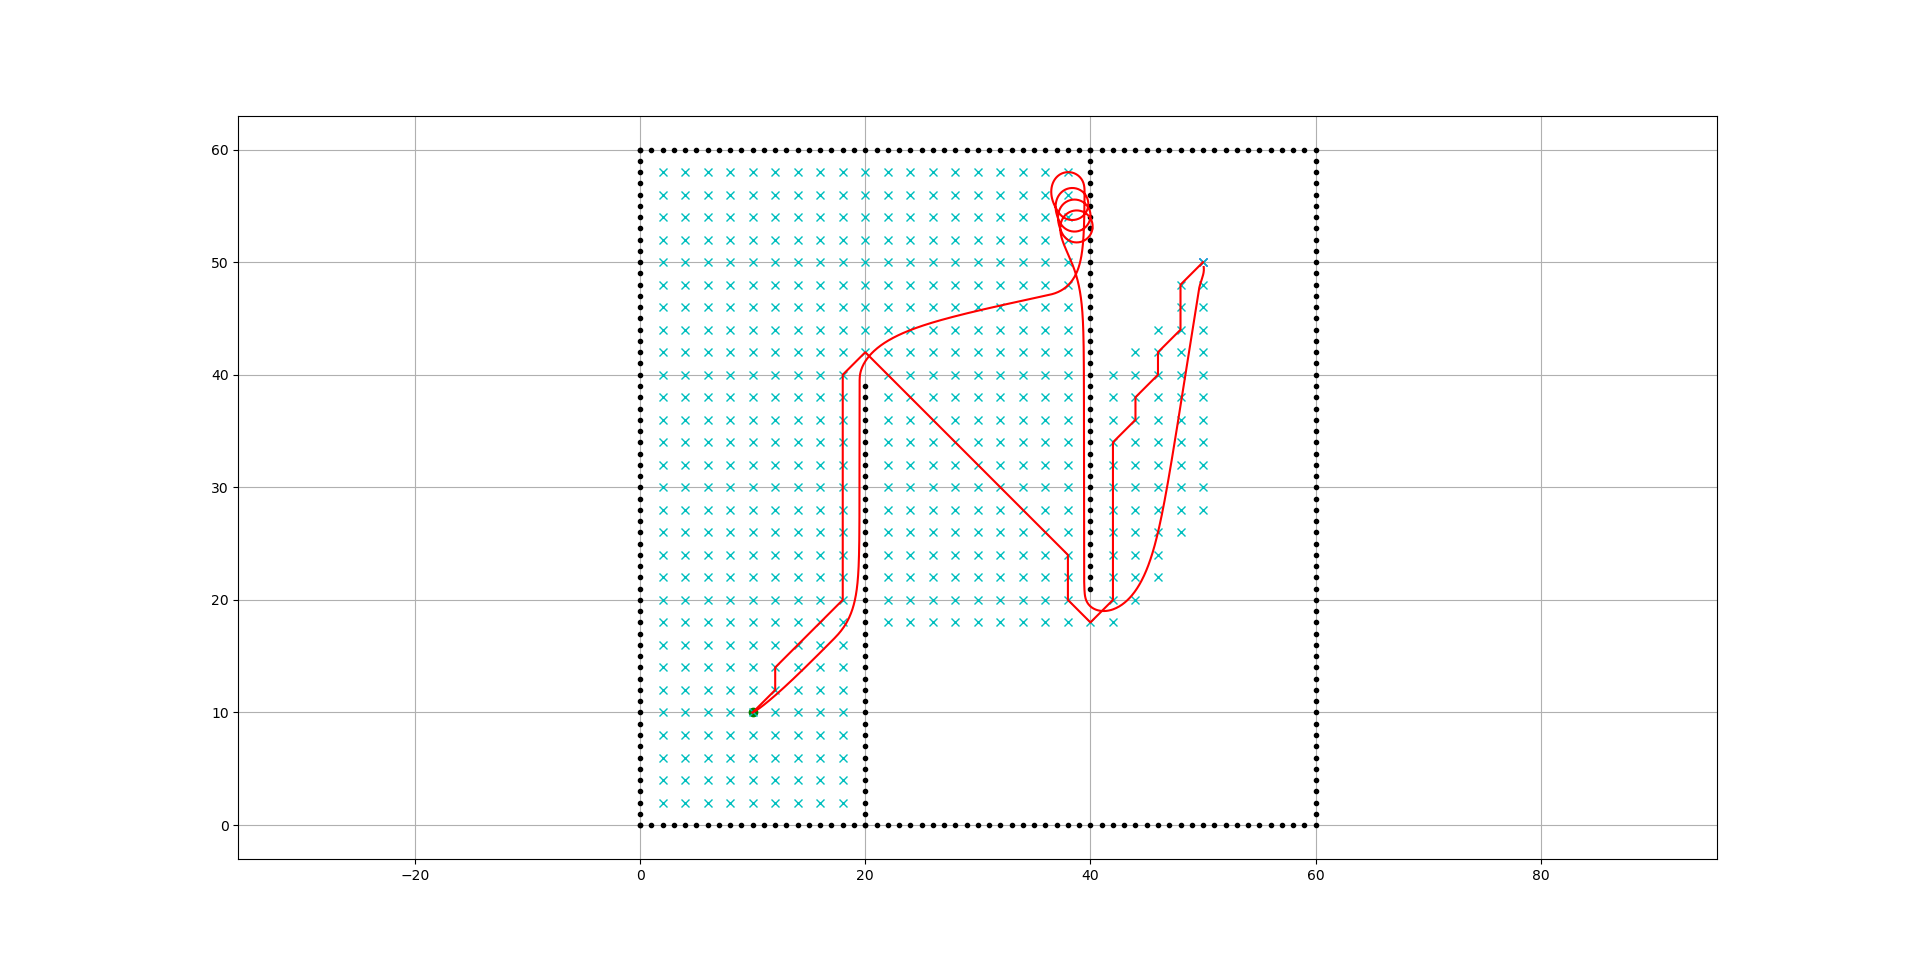

This figure's Python source:
import os, sys
rpath = os.path.abspath(
    os.path.join(os.path.dirname(__file__), "..", "..")
)
sys.path.append(rpath)

from PathPlanning.AStar import a_star
from PathPlanning.DynamicWindowApproach import dynamic_window_approach as dwa

import math
import numpy as np
import matplotlib.pyplot as plt

show_animation = True

"""
In this version of codes, DWA and A* share the same start and goal positions.
"""

# Set up the map
ox, oy = [], []
for i in range(60):
    ox.append(i)
    oy.append(0.0)
for i in range(60):
    ox.append(60.0)
    oy.append(i)
for i in range(61):
    ox.append(i)
    oy.append(60.0)
for i in range(61):
    ox.append(0.0)
    oy.append(i)
for i in range(40):
    ox.append(20.0)
    oy.append(i)
for i in range(40):
    ox.append(40.0)
    oy.append(60.0 - i)
ob = np.array([ox, oy]).transpose()

def main():
    # Set the start and goal positions
    sx, sy = 10.0, 10.0
    gx, gy = 50.0, 50.0

    # Plot the map
    if show_animation:  # pragma: no cover
        plt.plot(ox, oy, ".k")
        plt.plot(sx, sy, "og")
        plt.plot(gx, gy, "xb")
        plt.grid(True)
        plt.axis("equal")

    # Run A* path planning
    a_star_planner = a_star.AStarPlanner(
        ob, resolution=2.0, rr=1.0,
        min_x=min(*ox, sx-2, gx-2), min_y=min(*oy, sy-2, gy-2),
        max_x=max(*ox, sx+2, gx+2), max_y=max(*oy, sy+2, gy+2)
    )
    rx, ry = a_star_planner.planning(sx, sy, gx, gy)
    # Plot the path
    if show_animation:  # pragma: no cover
        plt.plot(rx, ry, "-r")
        plt.pause(0.001)
        # plt.show()

    # # Run DWA path planning
    x = np.array([sx, sy, math.pi / 8.0, 0.0, 0.0])
    config = dwa.Config()
    config.robot_type = dwa.RobotType.rectangle
    config.robot_width = 1.0
    config.robot_length = 2.0
    goal = np.array([gx, gy])
    # dwa.dwa(x, goal, ob, config)

    print(__file__ + " start!!")

    if show_animation:  # pragma: no cover
        # for stopping simulation with the esc key.
        plt.gcf().canvas.mpl_connect(
            'key_release_event',
            lambda event: [exit(0) if event.key == 'escape' else None])

    trajectory = np.array(x)
    while True:
        plt_elements = []
        u, predicted_trajectory = dwa.dwa_control(x, config, goal, ob)
        x = dwa.motion(x, u, config.dt)  # simulate robot
        trajectory = np.vstack((trajectory, x))  # store state history

        if show_animation:
            # plt.cla()
            # # for stopping simulation with the esc key.
            # plt.gcf().canvas.mpl_connect(
            #     'key_release_event',
            #     lambda event: [exit(0) if event.key == 'escape' else None])
            plt_elements.append(plt.plot(predicted_trajectory[:, 0], predicted_trajectory[:, 1], "-g")[0])
            plt_elements.append(plt.plot(x[0], x[1], "xr")[0])
            plt_elements.extend(dwa.plot_robot(x[0], x[1], x[2], config))
            plt_elements.extend(dwa.plot_arrow(x[0], x[1], x[2]))
            plt.pause(0.0001)
            for ele in plt_elements:
                ele.remove()

        # check reaching goal
        dist_to_goal = math.hypot(x[0] - goal[0], x[1] - goal[1])
        if dist_to_goal <= config.catch_goal_dist:
            print("Goal!!")
            break

    print("Done")
    if show_animation:
        plt.plot(trajectory[:, 0], trajectory[:, 1], "-r")
        plt.pause(0.0001)
        plt.show()


if __name__ == '__main__':
    main()
